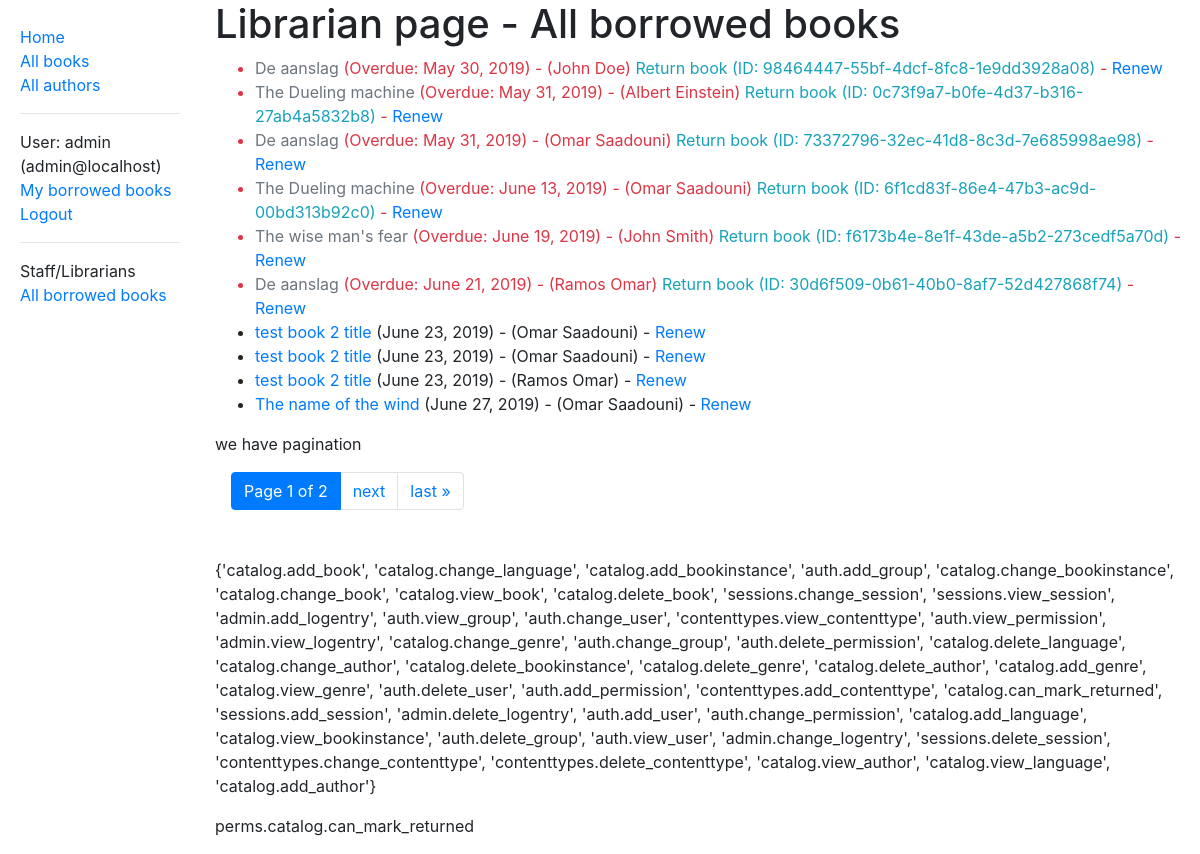
The page /catalog/librarian/ (signed in) on the database its author committed.
### catalog/models.py (models this page shows, shortened)
class BookInstance(models.Model):
    id = models.UUIDField(primary_key=True, default=uuid.uuid4,
                          help_text='Unique ID for this particular book across whole library')
    book = models.ForeignKey('Book', on_delete=models.SET_NULL, null=True)
    imprint = models.CharField(max_length=200)
    due_back = models.DateField(null=True, blank=True)
    LOAN_STATUS = (
        ('m', 'Maintenace'),
        ('o', 'On loan'),
        ('a', 'Available'),
        ('r', 'Reserved'),
    )
    status = models.CharField(
        max_length=1,
        choices=LOAN_STATUS,
        blank=True,
        default='m',
        help_text='Book availability',
    )
    borrower = models.ForeignKey(User, on_delete=models.SET_NULL, null=True, blank=True)
    class Meta:
        ordering = ['due_back']
        permissions = (
            ('can_mark_returned', 'Set book as returned'),
        )
    @property
    def is_overdue(self):
        if self.due_back and date.today() > self.due_back:
            return True
        return False

class Book(models.Model):
    title = models.CharField(max_length=200)
    author = models.ForeignKey('Author', on_delete=models.SET_NULL, null=True)
    summary = models.TextField(max_length=1000, help_text='Enter a brief description of the book')
    isbn = models.CharField('ISBN', max_length=13,
                            help_text='13 Character <a href="https://www.isbn-international.org/content/what-isbn">ISBN number</a>')
    genre = models.ManyToManyField(Genre, help_text='Select a genre for this book')
    language = models.ForeignKey('Language', on_delete=models.SET_NULL, null=True)
    def display_genre(self):
        """Create a string for the Genre. This is required to display genre in Admin."""
        return ', '.join([genre.name for genre in self.genre.all()[:3]])
    display_genre.short_description = 'Genre'

### catalog/views.py (the view)
# urls.py: path('librarian/', views.LibrarianListView.as_view(), name='librarian-view'),
class LibrarianListView(LoginRequiredMixin,
                        PermissionRequiredMixin,
                        ListView):
    model = BookInstance
    template_name = 'catalog/librarian_page.html'
    paginate_by = 10
    permission_required = 'catalog.can_mark_returned'
    def get_queryset(self):
        return BookInstance.objects.filter(status__exact='o').order_by('due_back')

### catalog/templates/catalog/librarian_page.html (shortened to what this page needs)
{% extends "base_generic.html" %}
{% block content %}
    <h1>Librarian page - All borrowed books</h1>
    {% if bookinstance_list %}
        <ul>
            {% for bookinst in bookinstance_list %}
                <li class="{% if bookinst.is_overdue %}text-danger{% endif %}">
                   <a href="{% url 'book-detail' bookinst.book.pk %}" class="{% if bookinst.is_overdue %}text-secondary{% endif %}">
                       {{ bookinst.book.title }}
                   </a> ({% if bookinst.is_overdue %}Overdue: {% endif %}{{ bookinst.due_back }})  - ({{ bookinst.borrower.get_full_name }})
                    {% if bookinst.is_overdue %}
                        <a href="{% url 'book-return' bookinst.id %}" class="text-info">Return book (ID: {{ bookinst.id }})</a>
                    {% endif %}
                    {% if perms.catalog.can_mark_returned  %}
                        - <a href="{% url 'renew-book-librarian' bookinst.id %}">Renew</a>
                    {% endif %}
                </li>
            {% endfor %}
        </ul>
    {% else %}
        <p>There are no books borrowed.</p>
    {% endif %}
{% endblock %}

### templates/base_generic.html (shortened to what this page needs)
                    {% load bootstrap4 %}
<!DOCTYPE html>
<html lang="en">
<head>
    {% bootstrap_css %}
    <link rel="stylesheet" href="https://stackpath.bootstrapcdn.com/font-awesome/4.7.0/css/font-awesome.min.css">
    {%  load static %}
    <link rel="stylesheet" href="{% static 'css/styles.css' %}">
</head>
<body>
  <div class="container-fluid">
     <div class="row">
         <div class="col-sm-2">
             {% block sidebar %}
                 <ul class="sidebar-nav">
                   <li><a href="{% url 'index' %}">Home</a></li>
                     <li><a href="{% url 'books' %}">All books</a></li>
                     <li><a href="{% url 'authors' %}">All authors</a></li>
                     <li><hr></li>
                     {% if user.is_authenticated %}
                         <li>User: {{ user.get_username }} ({{ user.email }})</li>
                         <li><a href="{% url 'my-borrowed-books' %}">My borrowed books</a></li>
                         <li><a href="{% url 'logout' %}?next={{ request.path }}">Logout</a></li>
                         <li><hr></li>
                         {% if perms.catalog.can_mark_returned %}
                             <li>Staff/Librarians</li>
                             <li><a href="{% url 'librarian-view' %}?next={{ request.path }}">All borrowed books</a></li>
                         {% endif  %}
                     {% else %}
                         <li><a href="{% url 'login' %}?next={{ request.path }}">Login</a></li>
                     {% endif %}
                 </ul>
             {% endblock sidebar %}
         </div>
         <div class="col-sm-10">
             {% block content %}{% endblock %}
             {% block pagination %}
                 {% if is_paginated %}
                     <p> we have pagination </p>
                     <nav aria-label="page navigation example " class="ml-3 mt-3">
                         <ul class="pagination">
                             <li class="page-item active">
                                 <a class="page-link href="#">Page {{ page_obj.number }} of {{ page_obj.paginator.num_pages }} <span class="sr-only">(current)</span></a>
                             </li>
                             {% if page_obj.has_next %}
                                 <li class="page-item"><a href="{{ request.path }}?page={{ page_obj.next_page_number }}" class="page-link">next</a></li>
                                 <li class="page-item"><a href="{{ request.path }}?page={{ page_obj.paginator.num_pages }}" class="page-link">last &raquo;</a></li>
                             {% endif %}
                         </ul>
                     </nav>
                 {% endif %}
             {% endblock %}
             <p class="mt-5">
                 {% if perms.catalog %}
                     {{ perms.catalog  }}
                     {% if perms.catalog.can_mark_returned %}
                         <p>perms.catalog.can_mark_returned</p>
                     {% endif  %}
                 {% endif %}
             </p>
         </div>
     </div>
  </div>
</body>
</html>

### static/css/styles.css (style rules this page uses)
.sidebar-nav { margin-top: 20px; padding: 5px; list-style: none; }

### rows shown on the page
BookInstance: book "De aanslag", shows "Overdue:", due_back "May 30, 2019", borrower.get_full_name "John Doe", id "98464447-55bf-4dcf-8fc8-1e9dd3928a08"
BookInstance: book "The Dueling machine", shows "Overdue:", due_back "May 31, 2019", borrower.get_full_name "Albert Einstein", id "0c73f9a7-b0fe-4d37-b316-27ab4a5832b8"
BookInstance: book "De aanslag", shows "Overdue:", due_back "May 31, 2019", borrower.get_full_name "Omar Saadouni", id "73372796-32ec-41d8-8c3d-7e685998ae98"
BookInstance: book "The Dueling machine", shows "Overdue:", due_back "June 13, 2019", borrower.get_full_name "Omar Saadouni", id "6f1cd83f-86e4-47b3-ac9d-00bd313b92c0"
BookInstance: book "The wise man's fear", shows "Overdue:", due_back "June 19, 2019", borrower.get_full_name "John Smith", id "f6173b4e-8e1f-43de-a5b2-273cedf5a70d"
BookInstance: book "De aanslag", shows "Overdue:", due_back "June 21, 2019", borrower.get_full_name "Ramos Omar", id "30d6f509-0b61-40b0-8af7-52d427868f74"
BookInstance: book "test book 2 title", due_back "June 23, 2019", borrower.get_full_name "Omar Saadouni"
BookInstance: book "test book 2 title", due_back "June 23, 2019", borrower.get_full_name "Omar Saadouni"
BookInstance: book "test book 2 title", due_back "June 23, 2019", borrower.get_full_name "Ramos Omar"
BookInstance: book "The name of the wind", due_back "June 27, 2019", borrower.get_full_name "Omar Saadouni"

### other values the page prints
{{ user.get_username }} "admin"
{{ user.email }} "admin@localhost"
{{ page_obj.number }} "1"
{{ page_obj.paginator.num_pages }} "2"
